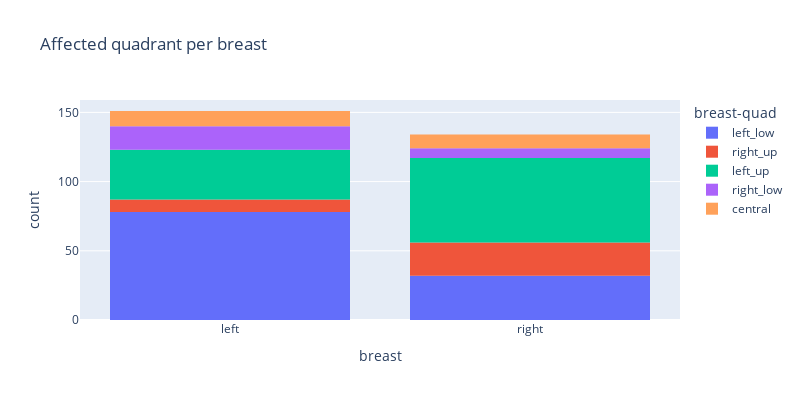

Notebook code for this chart:
### Code cell
fig = px.histogram(df, x='breast', color='breast-quad', title='Affected quadrant per breast', width=800, height=400)
fig.show()

### Figure 1 — Plotly figure (JSON) as saved in the notebook; plotly's stock layout.template omitted (floating-point values rounded to 4 significant figures)
{"data": [{"alignmentgroup": "True", "bingroup": "x", "hovertemplate": "breast-quad=left_low<br>breast=%{x}<br>count=%{y}<extra></extra>", "legendgroup": "left_low", "marker": {"color": "#636efa", "pattern": {"shape": ""}}, "name": "left_low", "offsetgroup": "left_low", "orientation": "v", "showlegend": true, "type": "histogram", "x": ["left", "left", "left", "left", "left", "left", "left", "left", "left", "left", "left", "left", "left", "right", "left", "right", "left", "right", "left", "left", "left", "right", "left", "right", "right", "left", "left", "left", "left", "left", "left", "left", "left", "left", "right", "right", "right", "right", "left", "left", "left", "right", "right", "left", "left", "right", "left", "right", "right", "left", "left", "left", "left", "left", "left", "left", "left", "left", "left", "right", "right", "right", "left", "left", "left", "left", "right", "right", "right", "left", "right", "left", "left", "left", "right", "left", "left", "left", "left", "right", "right", "right", "left", "right", "left", "right", "left", "left", "right", "right", "left", "left", "left", "left", "left", "left", "left", "right", "left", "left", "left", "left", "left", "left", "left", "right", "left", "left", "left", "left"], "xaxis": "x", "yaxis": "y"}, {"alignmentgroup": "True", "bingroup": "x", "hovertemplate": "breast-quad=right_up<br>breast=%{x}<br>count=%{y}<extra></extra>", "legendgroup": "right_up", "marker": {"color": "#EF553B", "pattern": {"shape": ""}}, "name": "right_up", "offsetgroup": "right_up", "orientation": "v", "showlegend": true, "type": "histogram", "x": ["right", "left", "left", "right", "right", "right", "right", "right", "right", "left", "right", "right", "right", "right", "right", "right", "left", "right", "right", "right", "left", "left", "left", "right", "left", "right", "right", "right", "right", "right", "left", "right", "right"], "xaxis": "x", "yaxis": "y"}, {"alignmentgroup": "True", "bingroup": "x", "hovertemplate": "breast-quad=left_up<br>breast=%{x}<br>count=%{y}<extra></extra>", "legendgroup": "left_up", "marker": {"color": "#00cc96", "pattern": {"shape": ""}}, "name": "left_up", "offsetgroup": "left_up", "orientation": "v", "showlegend": true, "type": "histogram", "x": ["right", "right", "left", "left", "right", "left", "right", "right", "right", "left", "left", "left", "left", "right", "left", "right", "left", "right", "right", "left", "right", "left", "left", "left", "right", "right", "left", "right", "right", "left", "right", "right", "left", "right", "right", "right", "right", "left", "left", "right", "left", "right", "right", "left", "left", "right", "right", "right", "right", "right", "right", "right", "right", "right", "right", "right", "right", "right", "left", "right", "right", "right", "right", "left", "left", "right", "right", "left", "right", "left", "right", "right", "right", "right", "left", "left", "right", "right", "right", "right", "right", "right", "left", "right", "left", "left", "right", "right", "right", "left", "left", "right", "right", "left", "left", "left", "right"], "xaxis": "x", "yaxis": "y"}, {"alignmentgroup": "True", "bingroup": "x", "hovertemplate": "breast-quad=right_low<br>breast=%{x}<br>count=%{y}<extra></extra>", "legendgroup": "right_low", "marker": {"color": "#ab63fa", "pattern": {"shape": ""}}, "name": "right_low", "offsetgroup": "right_low", "orientation": "v", "showlegend": true, "type": "histogram", "x": ["right", "left", "right", "left", "right", "right", "left", "left", "left", "right", "right", "left", "left", "left", "left", "left", "right", "left", "left", "left", "left", "left", "left", "left"], "xaxis": "x", "yaxis": "y"}, {"alignmentgroup": "True", "bingroup": "x", "hovertemplate": "breast-quad=central<br>breast=%{x}<br>count=%{y}<extra></extra>", "legendgroup": "central", "marker": {"color": "#FFA15A", "pattern": {"shape": ""}}, "name": "central", "offsetgroup": "central", "orientation": "v", "showlegend": true, "type": "histogram", "x": ["left", "left", "right", "left", "right", "left", "left", "right", "right", "right", "left", "right", "left", "left", "left", "right", "left", "right", "right", "right", "left"], "xaxis": "x", "yaxis": "y"}], "layout": {"barmode": "relative", "height": 400, "legend": {"title": {"text": "breast-quad"}, "tracegroupgap": 0}, "title": {"text": "Affected quadrant per breast"}, "width": 800, "xaxis": {"anchor": "y", "domain": [0, 1], "title": {"text": "breast"}}, "yaxis": {"anchor": "x", "domain": [0, 1], "title": {"text": "count"}}}}
